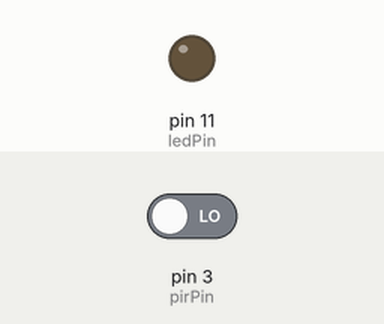
This sketch was run on a simulated Arduino Uno, built with avr-gcc and run on an emulated ATmega328P. On the bench: output pins drawn as LEDs (lit = HIGH). The inputs (shaded band) are chosen by the test bench; at power-on: pin 3 (pirPin) LOW. Sleep ends after the set time or at an interrupt.

Above: at 7.3 s.
7.4 s: pin 3 (pirPin) driven HIGH
At 10.0 s:
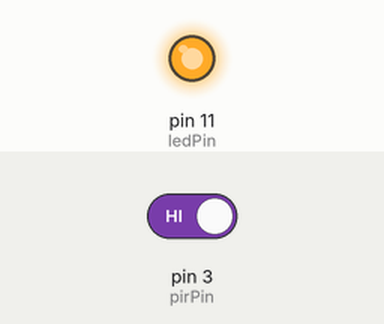
10.6 s: pin 3 (pirPin) driven LOW
At 11.5 s:
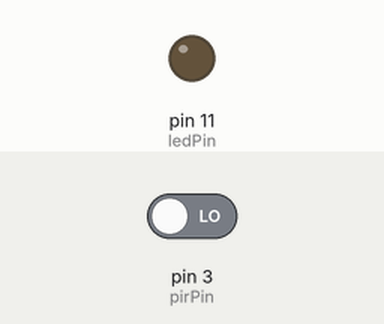
Timing chart, 0 to 13.6 s (numbered marks = the images above; inputs shaded):
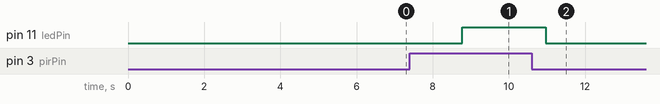

Measured:
- after the input at 7.4 s, pin 11 (ledPin): LOW → HIGH after 1.4 s
- after the input at 10.6 s, pin 11 (ledPin): HIGH → LOW after 0.37 s

The sketch:

PIR_Type1_Code.ino
```cpp
// (licence header left out)
/////////////////////////////
//VARS

//the amount of milliseconds the sensor has to be low
//before we assume all motion has stopped

int pirPin = 3;    //the digital pin connected to the PIR sensor's output
int ledPin = 11;
const byte rxPin = 6;
const byte txPin = 7;
#include <avr/sleep.h>
#include <avr/power.h>
#include <SoftwareSerial.h>
#define ledPin (11)
SoftwareSerial mySerial = SoftwareSerial(rxPin,txPin);
volatile int f_timer=0;

/***************************************************
 *  Name:        ISR(TIMER1_OVF_vect)
 *  Returns:     Nothing.
 *  Parameters:  None.
 *  Description: Timer1 Overflow interrupt.
 ***************************************************/
ISR(TIMER1_OVF_vect)
{
   TCNT1 = 31250;
  /* set the flag. */
   if(f_timer == 0)
   {
     f_timer = 1;
   }
}

/***************************************************
 *  Name:        enterSleep
 *  Returns:     Nothing.
 *  Parameters:  None.
 *  Description: Enters the arduino into sleep mode.
 ***************************************************/
void enterSleep(void)
{
  set_sleep_mode(SLEEP_MODE_IDLE);

  sleep_enable();
  /* Disable all of the unused peripherals. This will reduce power
   * consumption further and, more importantly, some of these
   * peripherals may generate interrupts that will wake our Arduino from
   * sleep!
   */
  power_adc_disable();
  power_spi_disable();
  power_timer0_disable();
  power_timer2_disable();
  power_twi_disable();

  /* Now enter sleep mode. */
  sleep_mode();

  /* The program will continue from here after the timer timeout*/
  sleep_disable(); /* First thing to do is disable sleep. */

  /* Re-enable the peripherals. */
  power_all_enable();
}

/////////////////////////////
//SETUP
void setup(){
  mySerial.begin(9600);
  pinMode(pirPin, INPUT);
  pinMode(ledPin, OUTPUT);
  pinMode(rxPin, INPUT);
  pinMode(txPin, OUTPUT);
  //digitalWrite(pirPin. LOW);

    /*** Configure the timer.***/

  /* Normal timer operation.*/
  TCCR1A = 0x00;
  TCNT1=31250;

  /* Configure the prescaler for 1:1024, giving us a
   * timeout of 4.09 seconds.
   */
  TCCR1B = 0x05;
  /* Enable the timer overlow interrupt. */
  TIMSK1=0x01;

  }

////////////////////////////
//LOOP
void loop() {
  if(f_timer == 1){
    f_timer = 0;

    while (mySerial.available() >= 3) {
      byte h = mySerial.read();
      byte m = mySerial.read();
      byte l = mySerial.read();
      if (h == 0) {
        TIMSK1 = 0x00;
        mySerial.print("+++");
        delay(1000);
        mySerial.print("ATID");
        mySerial.print(m, HEX);
        mySerial.print(l, HEX);
        mySerial.print('\r');
        delay(1000);
        mySerial.print("ATWR\r");
        while (mySerial.available() >= 3) {
          mySerial.read();
          mySerial.read();
          mySerial.read();
        }
      }
    }
    TIMSK1 = 0x01;

    int proximity = digitalRead(pirPin);
    if(proximity == HIGH){
      digitalWrite(ledPin, HIGH);   //the led visualizes the sensors output pin state
      byte id = 4;
      byte data_high = 5;
      byte data_low = 1;
      byte packet[] = {id, data_high, data_low};
      //Serial.println("Sensed Something");
      Serial.write(packet, 3);

     }
    else if(proximity == LOW) {
      digitalWrite(ledPin, LOW);  //the led visualizes the sensors output pin state
      }
    enterSleep();
  }
}
```
